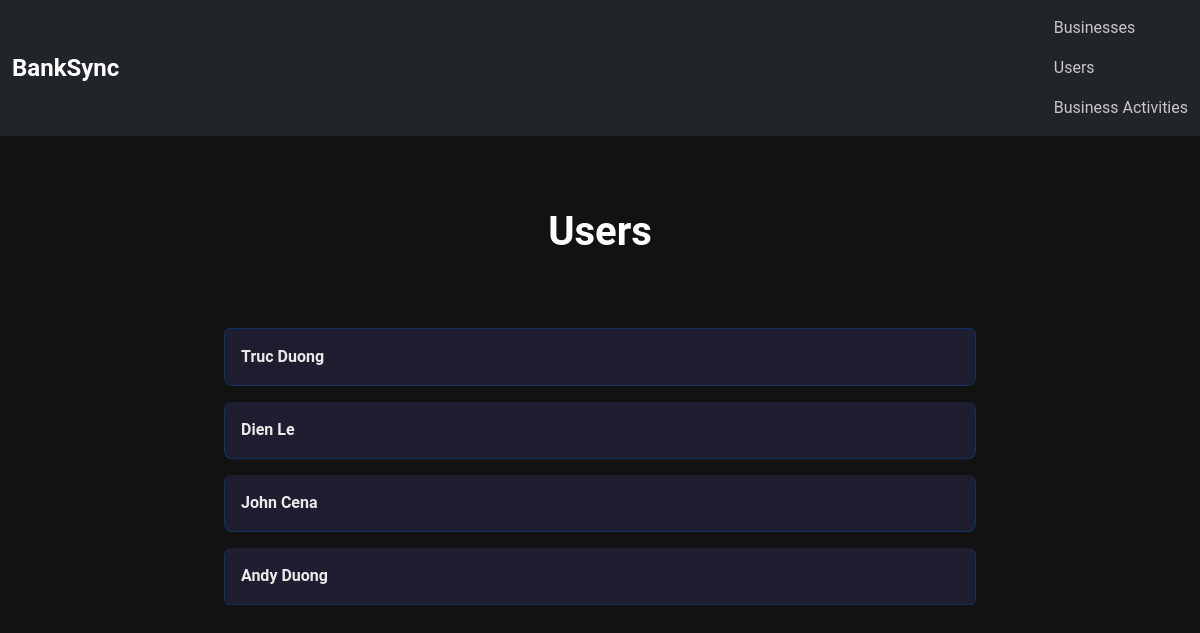
Before: /bankrec/persons/ with the older database file.
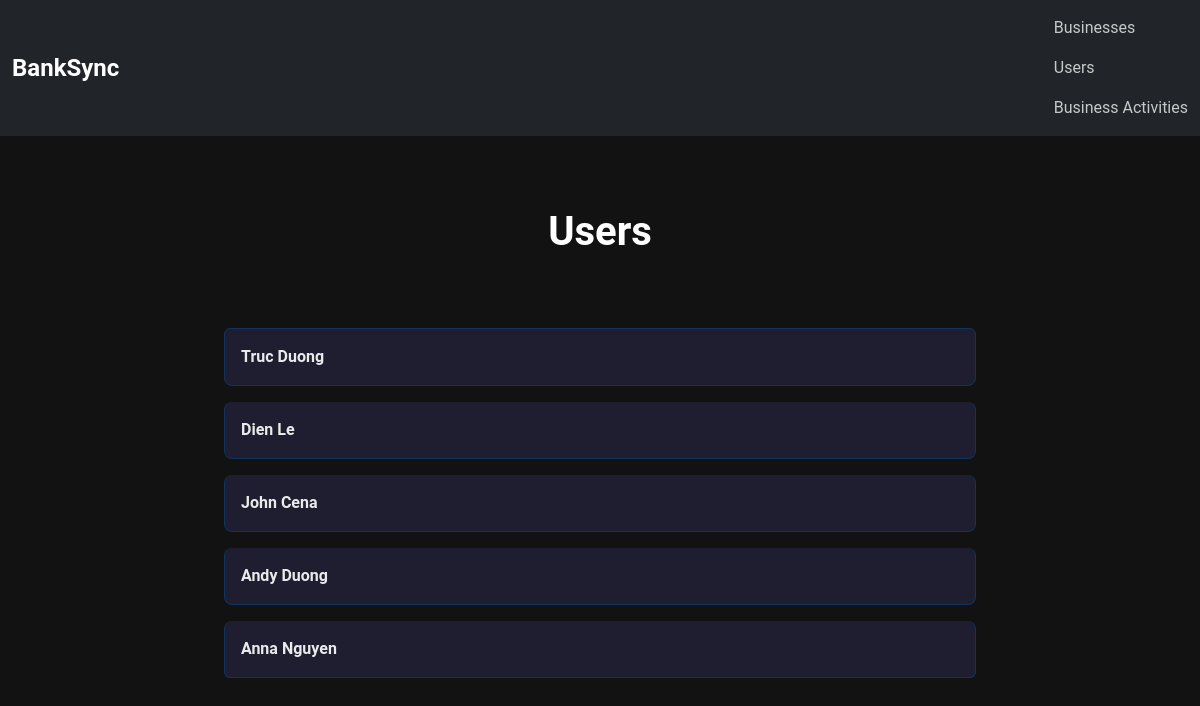
After: the same page with the newer database file.
### bankrec/models.py (models this page shows, shortened)
class Person(models.Model):
    ROLES = [("individual", "Individual"), ("accountant", "Accountant")]
    first_name = models.CharField(max_length=100)
    last_name = models.CharField(max_length=100)
    email = models.EmailField(blank=True, null=True)
    address = models.TextField()
    role = models.CharField(max_length=20, choices=ROLES)

### bankrec/views.py (the view)
# urls.py: path("persons/", PersonListView.as_view(), name="person_list"),
class PersonListView(ListView):
    model = Person
    template_name = "bankrec/person_list.html"
    context_object_name = "persons"

### bankrec/templates/bankrec/person_list.html (shortened to what this page needs)
{% extends "bankrec/base.html" %}
{% block content %}
<div class="container mt-4">
    <h1 class="text-center">Users</h1>
    <ul class="list-group mt-4">
        {% for person in persons %}
            <li class="list-group-item">
                <a href="{% url 'person_detail' person.id %}" class="person-link">
                    {{ person.first_name }} {{ person.last_name }}
                </a>
            </li>
        {% endfor %}
    </ul>
</div>
{% endblock %}

### bankrec/templates/bankrec/base.html (shortened to what this page needs)
{% load static %}
<!DOCTYPE html>
<html lang="en">
<head>
    <link href="https://cdn.jsdelivr.net/npm/bootstrap@5.3.2/dist/css/bootstrap.min.css" rel="stylesheet">
    <link href="{% static 'styles.css' %}" rel="stylesheet">
</head>
<body>
    <nav class="navbar navbar-dark bg-dark">
        <div class="container-fluid">
            <a class="navbar-brand" href="/">BankSync</a>
            <div class="navbar-nav">
                <a class="nav-link" href="{% url 'business_list' %}">Businesses</a>
                <a class="nav-link" href="{% url 'person_list' %}">Users</a>
                <a class="nav-link" href="{% url 'business_activity_list' %}">Business Activities</a>
            </div>
        </div>
    </nav>
    <div class="container mt-4">
        {% block content %}
        {% endblock %}
    </div>
</body>
</html>

### static/styles.css (style rules this page uses)
body { background-color: #121212; color: #ffffff; font-family: 'Roboto', sans-serif; margin: 0; padding: 0; }
.navbar-dark .navbar-brand { font-size: 1.5rem; font-weight: bold; color: #ffffff; }
.navbar-dark .nav-link { color: rgba(255, 255, 255, 0.75); }
.text-center { padding: 3rem 1rem; }
.container { max-width: 800px; margin: 0 auto; }
h1 { color: #ffffff; font-weight: 700; margin-bottom: 1.5rem; }
.list-group-item { background-color: #1e1e30; border: 1px solid #0f3460; border-radius: 8px; padding: 1rem; margin-bottom: 1rem; transition: all 0.2s ease-in-out; }
.person-link { color: #eaeaea; text-decoration: none; font-weight: 600; transition: color 0.3s ease-in-out; }

Changed rows visible on the page:
added Person: first_name "Anna", last_name "Nguyen"
